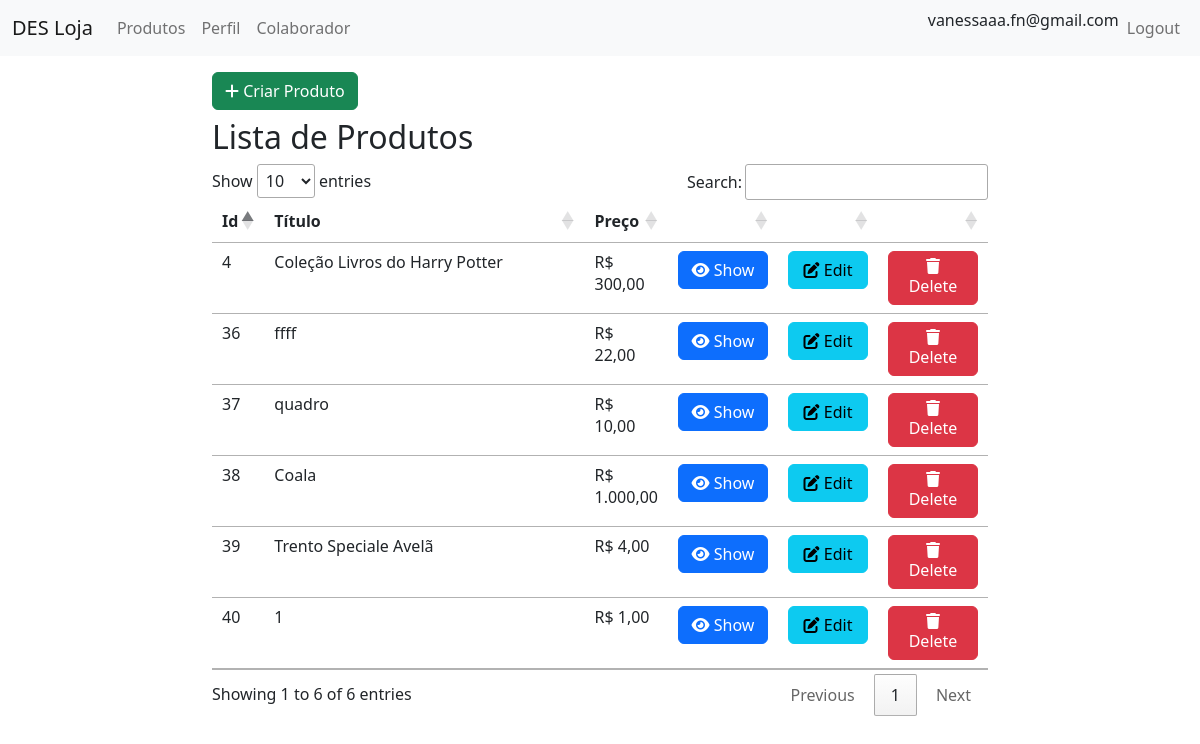
Page /produto.php?action=index (signed in) on the committed database.
### tables this page shows
CREATE TABLE `produto` (
  `id` int(11) NOT NULL AUTO_INCREMENT,
  `titulo` varchar(40) NOT NULL,
  `descricao` text NOT NULL,
  `preco` float NOT NULL,
  `imagem` varchar(100) DEFAULT NULL,
  PRIMARY KEY (`id`)
);

### produto_dao.php (called while the page is built, shortened)
<?php
function all(): array {
    $conn = get_connection();
    $sql = 'SELECT id, titulo, preco FROM produto';
    $stmt = $conn ->prepare($sql);
    $stmt -> execute();
    $instances = [];
    $result = $stmt -> get_result();
    while ($row = $result -> fetch_assoc()){
    $instances [] = $row;
    }
    return $instances;
}
    ?>

### views/produto_index.php (the view, shortened to what this page needs)
<html>
<head>
</head>
<body>
    <?php include 'header.php' ?>
    <div class="container col-md-8 col-12 mt-2">
        <div class="py-2"> <a class="btn btn-success" href="produto.php?action=create"><i class="fa-solid fa-plus"> </i> Criar Produto</a>
        </div>
        <h2>Lista de Produtos</h2>
        <?php if (isset($produtos) && $produtos) { ?>
            <table class="table" id="TabelaProdutos">
                <thead>
                    <tr>
                        <th> Id</th>
                        <th width="50%"> Título</th>
                        <th> Preço </th>
                        <th></th>
                        <th></th>
                        <th></th>
                    </tr>
                </thead>
                <tbody>
                    <?php foreach ($produtos as $produto) { ?>
                        <tr>
                            <td><?= $produto['id'] ?></td>
                            <td><?= $produto['titulo'] ?></td>
                            <td> R$ <?= number_format($produto['preco'], 2, ',', '.') ?></td>
                            <td> <a style="width: 90px" class="btn btn-primary" href="produto.php?action=show&id=<?= $produto['id'] ?>"><i class="fa-solid fa-eye"></i> Show </a> </td>
                            <td> <a style="width: 80px" class="btn btn-info" href="produto.php?action=edit&id=<?= $produto['id'] ?>"> <i class="fa-solid fa-pen-to-square"></i> Edit </a> </td>
                            <td> <button style="width: 90px" class="btn btn-danger" onclick="onDelete(<?= $produto['id'] ?>)"><i class="fa-solid fa-trash"></i> Delete </button> </td>
                        </tr>
                    <?php } ?>
                </tbody>
            </table>
        <?php } else { ?>
            <div class="alert alert-info" role="alert">
                Nenhum produto cadastrado.
            </div>
        <?php } ?>
    </div>
    <?php include 'import_css.php' ?>
</body>
</html>

### produto.php (shortened to what this page needs)
<?php
include_once("produto_dao.php");
$action = $_GET['action'];
if ( $_SERVER['REQUEST_METHOD'] == 'GET'){
    switch ($action) {
        case "index":
        $produtos= all();
        include('views/produto_index.php');
        break;
    }
}
?>

### views/header.php (shortened to what this page needs)
<header>
    <nav class="navbar navbar-expand-lg bg-light">
        <div class="container-fluid">
            <a href="#" class="navbar-brand">DES Loja</a>
            <div class="collapse navbar-collapse" id="navbarNavAltMarkup">
                <?php
                if (isset($_SESSION['logado'])) { ?>
                    <ul class="navbar-nav me-auto">
                    <li class="nav-item">
                        <a class="nav-link" aria-current="page" href="produto.php?action=index">Produtos</a>
                    </li>
                    <li class="nav-item">
                        <a class="nav-link" aria-current="page" href="usuario.php?action=edit">Perfil</a>
                    </li>
                    <li class="nav-item">
                        <a class="nav-link" aria-current="page" href="colaborador.php?action=index">Colaborador</a>
                    </li>
                </ul>
                <ul class="navbar-nav">
                    <span><?=$_SESSION['usuario']['email'] ?></span>
                    <li class="nav-item">
                        <a class="nav-link" href="usuario.php?action=logout">Logout</a>
                    </li>
                </ul>
                <?php } ?>
            </div>
        </div>
    </nav>
</header>

### views/import_css.php (shortened to what this page needs)
<link href="https://cdn.jsdelivr.net/npm/bootstrap@5.2.1/dist/css/bootstrap.min.css" rel="stylesheet">
<link rel="stylesheet" href="https://cdn.datatables.net/1.12.1/css/jquery.dataTables.min.css">

### rows in the picture
produto: id "4", titulo "Coleção Livros do Harry Potter", preco "300,00"
produto: id "36", titulo "ffff", preco "22,00"
produto: id "37", titulo "quadro", preco "10,00"
produto: id "38", titulo "Coala", preco "1.000,00"
produto: id "39", titulo "Trento Speciale Avelã", preco "4,00"
produto: id "40", titulo "1", preco "1,00"

### other values in the picture
$_SESSION['usuario']['email'] "vanessaaa.fn@gmail.com"
